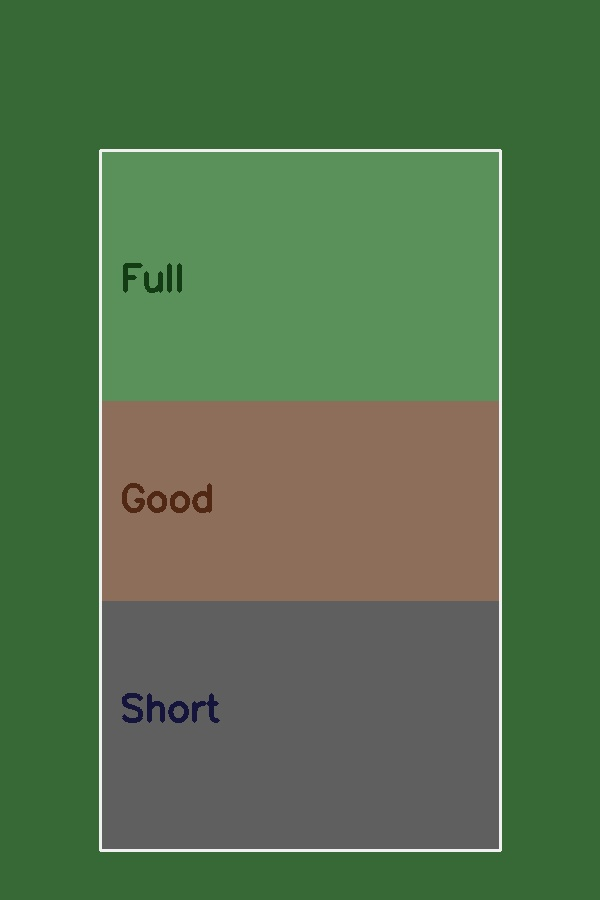
#> input picture backend/pitch_template.jpg, 600 x 900 px; its folder holds only this picture in this run
$ python -i video_auto_setup.py   (imports and definitions only)   (older library calls are emulated)
#> lines starting #> are read from the running program, lines starting #| are printed output that depends on the picture
### backend/core/config.py
"""Load and expose system configuration from config.yaml."""

import os
from pathlib import Path
from typing import Any

import yaml

_BASE_DIR = Path(__file__).resolve().parent.parent
_CONFIG_PATH = _BASE_DIR / "config.yaml"

_DEFAULTS: dict[str, Any] = {
    "model": {
        "confidence": 0.35,
        "image_size": 1280,
        "path": "runs/detect/Bowlinger3/BallDetection_OnlyBall_v2/weights/best.pt",
        "tracker": "bytetrack",
    },
    "physics": {
        "hit_angle_threshold": 35,
        "speed_range": [80, 180],
        "spin_multiplier": 0.4,
        "swing_multiplier": 0.2,
    },
    "bowling_speed": {
        "global_min_kmh": 70,
        "global_max_kmh": 180,
        "tiers": [
            {"id": "medium", "label": "Medium Pace", "avg_min": 80, "avg_max": 120, "max_speed": 140},
            {"id": "fast_medium", "label": "Fast Medium", "avg_min": 120, "avg_max": 150, "max_speed": 160},
            {"id": "fast", "label": "Fast Bowling", "avg_min": 130, "avg_max": 160, "max_speed": 180},
        ],
    },
    "processing": {
        "ffmpeg_path": "ffmpeg",
        "max_file_size_mb": 500,
        "supported_formats": [".mp4", ".avi", ".mov"],
    },
    "tracking": {
        "lost_threshold": 5,
        "max_queue_size": 120,
        "max_skip_frames": 10,
        "stride": 1,
        "coast_seconds": 0.45,
    },
    "pitch": {
        "length_m": 20.12,
        "width_m": 3.05,
        "stump_width_m": 0.2286,
        "calibration_samples": 30,
        "prefer_manual_calibration": True,
    },
    "visualization": {
        "show_heatmap": True,
        "show_predictions": False,
        "trail_length": 0,
        "show_trajectory_lines": False,
        "show_corner_pitch_map": False,
        "show_summary_pitch_map": False,
        "show_pitch_zone_overlay": False,
    },
    "database": {
        "url": os.environ.get(
            "DATABASE_URL",
            f"sqlite:///{_BASE_DIR / 'cricket_analytics.db'}",
        ),
    },
    "redis": {
        "url": os.environ.get("REDIS_URL", "redis://localhost:6379/0"),
    },
    "gpu": {
        "require_cuda": False,
        "device_id": 0,
        "half_precision": True,
        "cudnn_benchmark": True,
        "allow_tf32": True,
        "fuse_layers": True,
        "memory_fraction": 0.85,
        "warmup_imgsz": 640,
        "waiting_imgsz": 640,
        "waiting_max_dim": 640,
        "waiting_stride": 3,
        "active_imgsz": 1280,
        "active_max_dim": 1280,
        "nvenc": True,
        "enable_pose": True,
        "calibration_samples": 30,
        "summary_seconds": 1,
    },
    "delivery_filter": {
        "min_track_frames": 6,
        "min_track_frames_strict": 8,
        "min_y_travel_ratio": 0.08,
        "min_delivery_gap_sec": 0.8,
        "min_new_detection_conf": 0.25,
        "absurd_speed_kmh": 500,
        "min_frames_between_markers": 14,
    },
    "gemini": {
        "enabled": False,
        "model": "gemini-2.0-flash",
        "api_key_env": "GEMINI_API_KEY",
        "mode": "umpire",
        "temperature": 0.0,
        "min_confidence": 0.65,
        "review_band_low": 0.18,
        "review_band_high": 0.55,
        "verify_frames": 3,
        "max_frame_width": 720,
        "bounce_enabled": False,
    },
}


def _deep_merge(base: dict, override: dict) -> dict:
    out = dict(base)
    for key, val in override.items():
        if key in out and isinstance(out[key], dict) and isinstance(val, dict):
            out[key] = _deep_merge(out[key], val)
        else:
            out[key] = val
    return out


def load_config(path: Path | None = None) -> dict[str, Any]:
    cfg_path = path or _CONFIG_PATH
    cfg = dict(_DEFAULTS)
    if cfg_path.is_file():
        with open(cfg_path, encoding="utf-8") as f:
            loaded = yaml.safe_load(f) or {}
        cfg = _deep_merge(cfg, loaded)
    model_path = cfg["model"]["path"]
    if not os.path.isabs(model_path):
        cfg["model"]["path"] = str(_BASE_DIR / model_path)
    return cfg


CONFIG = load_config()

### backend/core/video_auto_setup.py
"""
Automatic video profiling + pitch calibration on upload.

Reads duration, resolution, quality (blur/brightness/shake), then picks
calibration samples and processing settings per video.
"""

from __future__ import annotations

import json
import math
import os
from dataclasses import asdict, dataclass, field
from typing import Any

import cv2
import numpy as np

from core.config import CONFIG
from core.homography import is_landscape_frame
from core.pitch_calibrator import CalibrationResult, calibrate_pitch_robust
from core.video_calibration import derive_zones_from_quad

_PROC = CONFIG.get("processing", {})
_GPU = CONFIG.get("gpu", {})


@dataclass
class VideoProfile:
    width: int
    height: int
    fps: float
    total_frames: int
    duration_sec: float
    orientation: str
    resolution_tier: str
    quality_label: str
    blur_score: float
    brightness: float
    shake_px: float
    shaky: bool
    calib_samples: int
    detection_conf: float
    waiting_conf: float
    stabilize: str
    infer_waiting_imgsz: int
    infer_active_imgsz: int
    infer_max_dim: int
    calibration: dict[str, Any] = field(default_factory=dict)

    def to_dict(self) -> dict[str, Any]:
        return asdict(self)


# [55 lines left out: functions _resolution_tier, _quality_label, _calib_samples_for_duration, _infer_dims, not called in this run]


def _estimate_shake(frames: list[np.ndarray]) -> float:
    if len(frames) < 3:
        return 0.0
    mags: list[float] = []
    prev = cv2.cvtColor(frames[0], cv2.COLOR_BGR2GRAY)
    prev = cv2.resize(prev, (320, int(320 * frames[0].shape[0] / max(frames[0].shape[1], 1))))
    for frame in frames[1:8]:
        gray = cv2.cvtColor(frame, cv2.COLOR_BGR2GRAY)
        gray = cv2.resize(gray, (prev.shape[1], prev.shape[0]))
        flow = cv2.calcOpticalFlowFarneback(
            prev, gray, None, 0.5, 3, 15, 3, 5, 1.2, 0,
        )
        mag = float(np.median(np.hypot(flow[..., 0], flow[..., 1])))
        mags.append(mag)
        prev = gray
    return float(np.median(mags)) if mags else 0.0


# [146 lines left out: functions _frame_quality_metrics, _sample_probe_frames, analyze_and_calibrate_video, save_video_profile, load_video_profile, calibration_from_profile and 1 more, not called in this run]

>>> import cv2
>>> picture = cv2.imread('../pitch_template.jpg', cv2.IMREAD_GRAYSCALE)
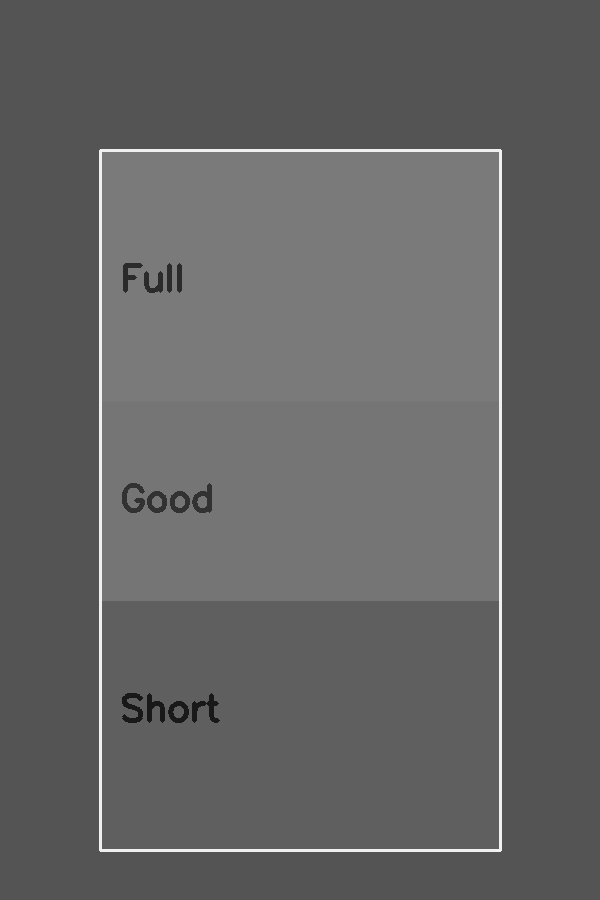
#> picture: shape (900, 600); min 18, max 245, mean 99.3
#> (the run stopped early here; a loop or call above may not have finished)
